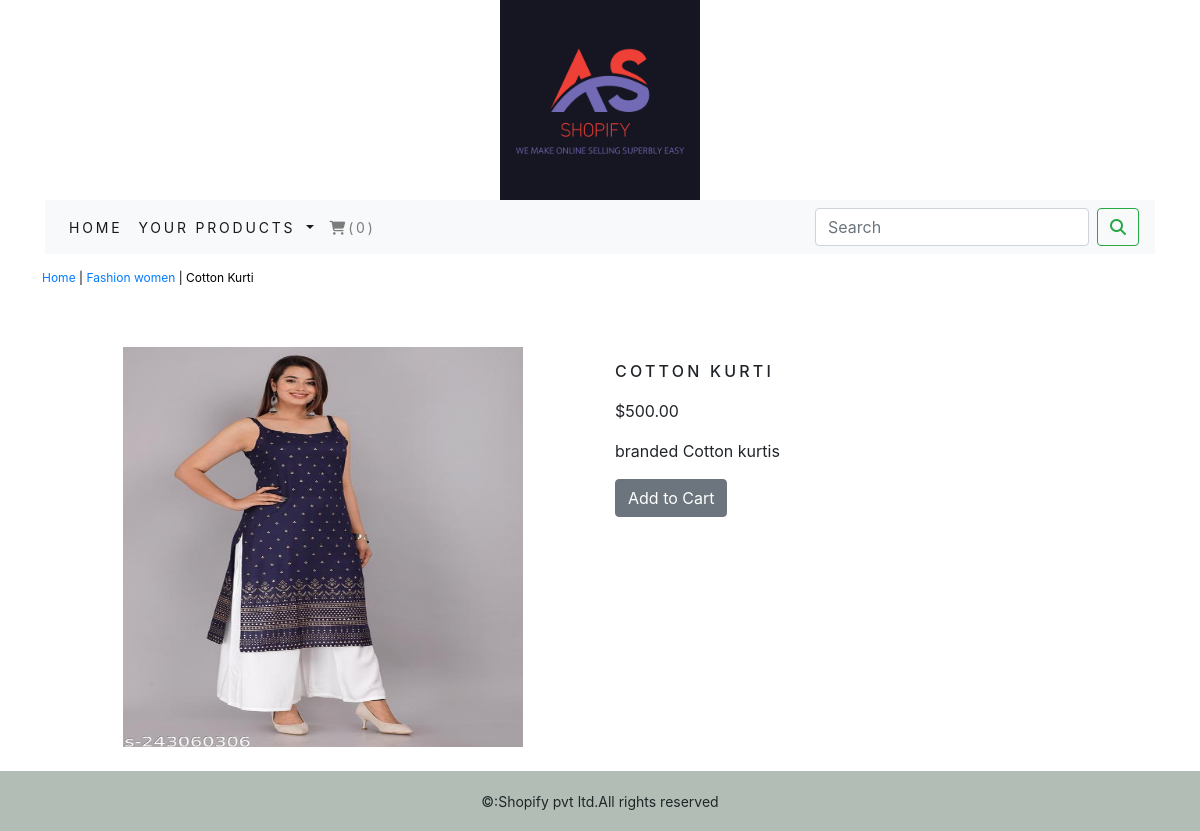
/ecomapp/fashion-women/cotton-kurti, run on the app's committed database.
### ecomapp/models.py (models this page shows, shortened)
class Product(models.Model):
    name = models.CharField(max_length=250, unique=True)
    slug = models.SlugField(max_length=250, unique=True)
    description = models.TextField(blank=True)
    price=models.DecimalField(max_digits=10,decimal_places=2)
    category=models.ForeignKey(Category,on_delete=models.CASCADE)
    img = models.ImageField(upload_to='product', blank=True)
    stock=models.IntegerField()
    available=models.BooleanField(default=True)
    created=models.DateField(auto_now_add=True)
    updated=models.DateField(auto_now=True)
    class Meta:
        ordering = ('name',)
        verbose_name = 'product'
        verbose_name_plural= 'products'

class Category(models.Model):
    name=models.CharField(max_length=250,unique=True)
    slug=models.SlugField(max_length=250,unique=True)
    description=models.TextField(blank=True)
    img=models.ImageField(upload_to='category',blank=True)
    class Meta:
        ordering=('name',)
        verbose_name='category'
        verbose_name_plural='categories'
    def get_url(self):
        return reverse('ecomapp:products_by_category',args=[self.slug])
    def __str__(self):
        return  '{}'.format(self.name)

### ecomapp/views.py (the view)
# urls.py: path('<slug:c_slug>/<slug:product_slug>', views.proDetail, name='procatdetail')
def proDetail(request,c_slug,product_slug):
    try:
        product=Product.objects.get(category__slug=c_slug,slug=product_slug)
    except Exception as e:
        raise e
    return render(request,'product.html',{'product':product})

### cart/context_processors.py (called while the page is built)
def counter(request):
    item_count=0
    if 'admin' in request.path:
        return {}
    else:
        try:
            cart=Cart.objects.filter(cart_id=_cart_id_(request))
            cart_items=Cart_item.objects.all().filter(cart=cart[:1])
            for cart_item in cart_items:
                item_count += cart_item.quantity
        except Cart.DoesNotExist:
            item_count=0
    return dict(item_count=item_count)

### cart/views.py (called while the page is built)
def _cart_id_(request):
    cart = request.session.session_key
    if not cart:
        cart = request.session.create()
    return cart

### ecomapp/context_processors.py (called while the page is built)
def menu_links(request):
    links=Category.objects.all()
    return dict(links=links)

### templates/product.html (shortened to what this page needs)
{% extends 'base.html' %}
{% load static %}
{% block content %}
<div class="row my_prod_row_class">
  <div class="mx_auto">
    <p><a href="{% url 'ecomapp:allProdCat' %}">Home</a> | <a href="{{product.category.get_url}}">{{product.category}}</a> | {{product.name}}</p>
  </div>
</div>
<div class="container">
<br>
<div class="row">
    <div class="col-12 col-sm12 col-md-12 col-lg-6 text-center">
        <div style="min-width:18rem">
            <img src="{{product.img.url}}" alt="{{product.name}}" height="400" width="400">
        </div>
    </div>
        <div class="col-12 col-sm12 col-md-12 col-lg-6">
            <div>
            <h1 class="my_prod_title">{{product.name}}</h1>
            <p>${{product.price}}</p>
            <p class="text-justify my_prod_text">{{product.description}}</p>
            {% if product.stock <= 0 %}
            <p class="my_prod_title"><b>Out Of Stock</b></p>
            {% else %}
            <a class="btn btn-secondary" href="{% url 'cart:AddCart' product.id %}">Add to Cart</a>
            {% endif %}
        </div>
    </div>
    </div>
    <br>
</div>
{% endblock %}

### static/css/context.css (style rules this page uses)
.my_prod_row_class { padding-top:15px; padding-bottom:20px; }
.my_prod_row_class .mx_auto { color:#000; font-size:12px; text-decoration:none; }
.my_prod_title { font-size:16px; text-transform:uppercase; letter-spacing:.2em; padding-top:15px; padding-bottom:10px; }
.my_prod_text { padding-right:20px; }

### data on the page
Product: category "Fashion women", name "Cotton Kurti", img (picture), name "COTTON KURTI", price "500.00", description "branded Cotton kurtis"

### other printed values
{{ item_count }} "0"
